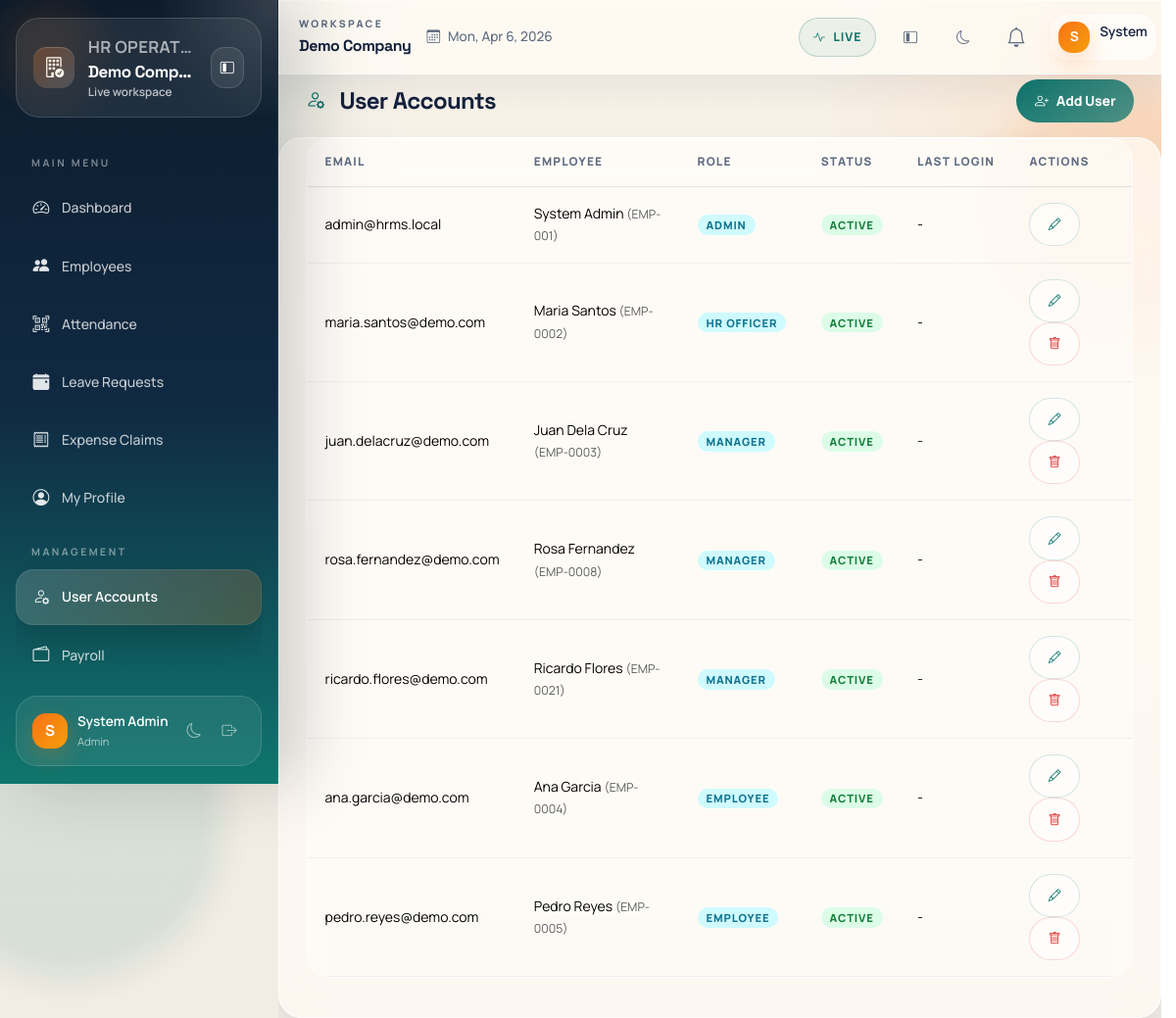
The app's page /modules/users/index.php (signed in) with its own data.
### tables this page shows
CREATE TABLE users (
    id INT AUTO_INCREMENT PRIMARY KEY,
    company_id INT NULL,
    employee_id INT NULL,
    email VARCHAR(150) UNIQUE NOT NULL,
    password_hash VARCHAR(255) NOT NULL,
    role ENUM('Super Admin','Admin','HR Officer','Manager','Employee') NOT NULL,
    is_active TINYINT(1) DEFAULT 1,
    last_login DATETIME NULL,
    created_at DATETIME DEFAULT CURRENT_TIMESTAMP
);

CREATE TABLE employees (
    id INT AUTO_INCREMENT PRIMARY KEY,
    company_id INT NOT NULL,
    employee_code VARCHAR(30),
    first_name VARCHAR(100) NOT NULL,
    last_name VARCHAR(100) NOT NULL,
    email VARCHAR(150) NOT NULL,
    phone VARCHAR(50),
    department_id INT NULL,
    position_id INT NULL,
    hire_date DATE NULL,
    basic_salary DECIMAL(10,2) DEFAULT 0,
    status ENUM('active','inactive') DEFAULT 'active',
    created_at DATETIME DEFAULT CURRENT_TIMESTAMP,
    UNIQUE KEY uniq_emp_code(company_id, employee_code),
    UNIQUE KEY uniq_emp_email(company_id, email)
);

### includes/functions.php (called while the page is built, shortened)
<?php
function e($s) {
    return htmlspecialchars($s ?? "", ENT_QUOTES, "UTF-8");
}

### modules/users/index.php (the view, shortened to what this page needs)
<?php
require_once __DIR__.'/../../config/db.php';
require_once __DIR__.'/../../includes/header.php';
require_once __DIR__.'/../../includes/nav.php';
$cid = company_id() ?? 1;
$u = $_SESSION['user'];
$hasSaasUsers = $pdo->query("SHOW COLUMNS FROM users LIKE 'company_id'")->fetch();
if ($hasSaasUsers) {
    $users = $pdo->prepare("SELECT u.*, e.first_name, e.last_name, e.employee_code FROM users u LEFT JOIN employees e ON e.id = u.employee_id WHERE u.company_id = ? ORDER BY u.created_at DESC");
    $users->execute([$cid]);
} else {
    $users = $pdo->query("SELECT u.*, e.first_name, e.last_name, e.employee_code FROM users u LEFT JOIN employees e ON e.id = u.employee_id ORDER BY u.created_at DESC");
}
$users = $users->fetchAll();
?>
<div class="page-header d-flex justify-content-between align-items-center">
    <h4><i class="bi bi-person-gear me-2"></i>User Accounts</h4>
    <button class="btn btn-primary" data-bs-toggle="modal" data-bs-target="#createUserModal"><i class="bi bi-person-plus me-2"></i>Add User</button>
</div>
<div class="card table-card-flush">
    <div class="card-body p-0">
        <div class="table-responsive-wrapper">
            <table class="table table-hover mb-0">
                <thead><tr><th>Email</th><th>Employee</th><th>Role</th><th>Status</th><th>Last Login</th><th>Actions</th></tr></thead>
                <tbody>
                <?php foreach($users as $row): ?>
                    <tr>
                        <td><?= e($row['email']) ?></td>
                        <td><?= e(trim(($row['first_name'] ?? '').' '.($row['last_name'] ?? '')) ?: '-') ?> <?= !empty($row['employee_code']) ? '<small class="text-muted">('.e($row['employee_code']).')</small>' : '' ?></td>
                        <td><span class="badge bg-info"><?= e($row['role']) ?></span></td>
                        <td><?= (int)$row['is_active'] ? '<span class="badge bg-success">Active</span>' : '<span class="badge bg-secondary">Inactive</span>' ?></td>
                        <td><?= $row['last_login'] ? date('M j, Y h:i A', strtotime($row['last_login'])) : '-' ?></td>
                        <td>
                            <button class="btn btn-sm btn-outline-primary" data-bs-toggle="modal" data-bs-target="#editUserModal<?= (int)$row['id'] ?>"><i class="bi bi-pencil"></i></button>
                            <?php if((int)$row['id'] !== (int)$u['id']): ?>
                            <form method="post" class="d-inline" onsubmit="return confirm('Delete this user?')">
                                <button class="btn btn-sm btn-outline-danger"><i class="bi bi-trash"></i></button>
                            </form>
                            <?php endif; ?>
                        </td>
                    </tr>
                <?php endforeach; ?>
                </tbody>
            </table>
        </div>
    </div>
</div>
<?php require_once __DIR__.'/../../includes/footer.php'; ?>

### public/assets/css/style.css (style rules this page uses)
:root { --primary: #6366f1; --primary-dark: #4f46e5; --secondary: #818cf8; --success: #10b981; --warning: #f59e0b; --danger: #ef4444; --info: #06b6d4; --dark: #1e293b; --darker: #0f172a; --sidebar-w: 260px; --topbar-h: 64px; --bg: #f1f5f9; --bg-card: #ffffff; --text: #1e293b; --text-muted: #64748b; --border: #e2e8f0; --radius: 14px; --radius-sm: 8px; --radius-lg: 20px; --shadow-sm: 0 1px 3px rgba(0,0,0,.08), 0 1px 2px rgba(0,0,0,.06); --shadow: 0 4px 16px rgba(0,0,0,.08), 0 2px 4px rgba(0,0,0,.06); --shadow-lg: 0 12px 40px rgba(0,0,0,.12), 0 4px 12px rgba(0,0,0,.08); --sidebar-bg: linear-gradient(180deg, #1e293b 0%, #0f172a 100%); --sidebar-accent: #6366f1; }
*, *::before, *::after { box-sizing: border-box; margin: 0; padding: 0; }
html { scroll-behavior: smooth; }
body { font-family: 'Inter', -apple-system, BlinkMacSystemFont, 'Segoe UI', Roboto, sans-serif; font-size: 14px; line-height: 1.6; background: var(--bg); color: var(--text); min-height: 100vh; -webkit-font-smoothing: antialiased; -moz-osx-font-smoothing: grayscale; }
.main-content > *:not(.top-bar):not(.page-header) { padding-left: 2rem; padding-right: 2rem; }
.main-content > *:last-child { padding-bottom: 2.5rem; }
.page-header { display: flex; align-items: center; justify-content: space-between; flex-wrap: wrap; gap: 0.75rem; padding: 1.5rem 2rem 1rem; border-bottom: 1px solid var(--border); background: var(--bg-card); margin-bottom: 0; }
.page-header h4, .page-header h3 { font-weight: 700; color: var(--text); margin: 0; font-size: 1.3rem; display: flex; align-items: center; gap: 0.5rem; }
.page-header h4 i, .page-header h3 i { color: var(--primary); font-size: 1.2rem; }
.main-content > .page-header + * { padding-top: 1.75rem; }
.card { border: 1px solid var(--border); border-radius: var(--radius); box-shadow: var(--shadow-sm); background: var(--bg-card); overflow: hidden; transition: box-shadow 0.2s ease; }
.card-body { padding: 1.25rem; }
.table { margin-bottom: 0; color: var(--text); }
.table thead th { background: linear-gradient(135deg, #4f46e5 0%, #7c3aed 100%); color: white; font-weight: 700; border: none; padding: 0.9rem 1rem; font-size: 0.72rem; text-transform: uppercase; letter-spacing: 0.8px; white-space: nowrap; }
.table thead th:first-child { border-radius: 10px 0 0 0; }
.table thead th:last-child { border-radius: 0 10px 0 0; }
.table tbody tr { border-bottom: 1px solid var(--border); transition: background 0.15s ease; }
.table tbody tr:last-child { border-bottom: none; }
.table td { padding: 0.85rem 1rem; vertical-align: middle; border-color: var(--border); font-size: 0.875rem; }
.btn { border-radius: var(--radius-sm); font-weight: 600; font-size: 0.875rem; padding: 0.5rem 1.1rem; transition: transform 0.15s ease, box-shadow 0.15s ease, opacity 0.15s; border: none; }
.btn-primary { background: var(--primary); color: white; }
.btn-sm { padding: 0.35rem 0.75rem; font-size: 0.8rem; border-radius: var(--radius-sm); }
.btn-outline-primary { border: 1.5px solid var(--primary); color: var(--primary); background: transparent; }
.btn-outline-danger { border: 1.5px solid var(--danger); color: var(--danger); background: transparent; }
.badge { padding: 0.35em 0.75em; border-radius: 6px; font-weight: 700; font-size: 0.7rem; letter-spacing: 0.3px; }
.badge.bg-success { background: #dcfce7 !important; color: #15803d !important; }
.badge.bg-info { background: #cffafe !important; color: #0e7490 !important; }
.card, .stat-card { animation: fadeIn 0.25s ease; }

### records on screen
users: email "admin@hrms.local", employee.last_name "System Admin", employee.employee_code "EMP-001", role "ADMIN", is_active "ACTIVE"
users: email "maria.santos@demo.com", employee.last_name "Maria Santos", employee.employee_code "EMP-0002", role "HR OFFICER", is_active "ACTIVE"
users: email "juan.delacruz@demo.com", employee.last_name "Juan Dela Cruz", employee.employee_code "EMP-0003", role "MANAGER", is_active "ACTIVE"
users: email "rosa.fernandez@demo.com", employee.last_name "Rosa Fernandez", employee.employee_code "EMP-0008", role "MANAGER", is_active "ACTIVE"
users: email "ricardo.flores@demo.com", employee.last_name "Ricardo Flores", employee.employee_code "EMP-0021", role "MANAGER", is_active "ACTIVE"
users: email "ana.garcia@demo.com", employee.last_name "Ana Garcia", employee.employee_code "EMP-0004", role "EMPLOYEE", is_active "ACTIVE"
users: email "pedro.reyes@demo.com", employee.last_name "Pedro Reyes", employee.employee_code "EMP-0005", role "EMPLOYEE", is_active "ACTIVE"

### other values on screen
$company['name'] "Demo Comp…"
$companyPlanLabel "Live workspace"
substr($u['name'] ?: $u['email'], 0, 1) "S"
$u['name'] ?: $u['email'] "System Admin"
$u['role'] "Admin"
$company['name'] "Demo Company"
explode(' ', $u['name'] ?: $u['email'])[0] "System"
